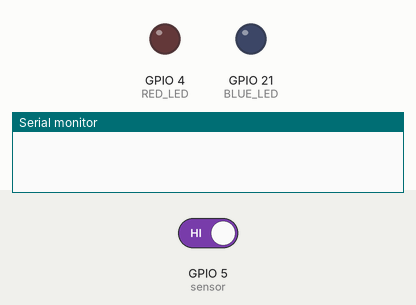
This sketch was run on a simulated ESP32. Shown: output pins drawn as LEDs (lit = HIGH), the last lines printed to the serial monitor. The test bench sets the inputs (shaded band); at power-on: GPIO 5 (sensor) HIGH.

Above: at 0.0 s.
At 1.3 s:
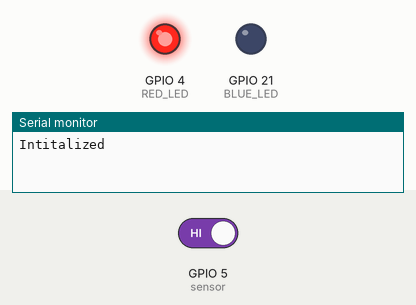
1.4 s: GPIO 5 (sensor) driven LOW
At 1.55 s:
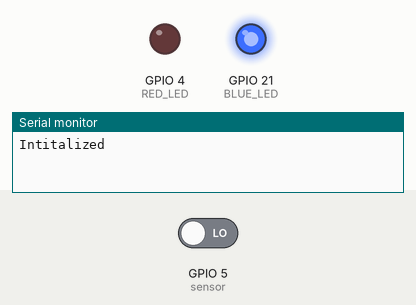
Timing chart, 0 to 4.4 s (numbered marks = the images above; inputs shaded):
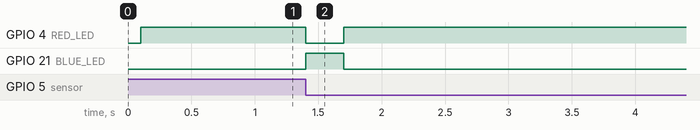

Measured:
- after the input at 1.4 s, GPIO 4 (RED_LED): HIGH → LOW at once, → HIGH 0.30 s later; GPIO 21 (BLUE_LED): LOW → HIGH at once, → LOW 0.30 s later

The sketch:

hall_intterupt.ino
```cpp
const int sensor = 5;
volatile int count = 0;
#define BLUE_LED 21
#define RED_LED 4

// Fault check
unsigned long lastCheck = 0;
const unsigned long CHECK_INTERVAL = 5000;  // every 5 seconds

void onMagnet() {
  digitalWrite(BLUE_LED, HIGH);
  digitalWrite(RED_LED, LOW);
  count++;
  delay(300);
}

void setup() {
  Serial.begin(9600);
  pinMode(sensor, INPUT_PULLUP);
  pinMode(RED_LED, OUTPUT);
  pinMode(BLUE_LED, OUTPUT);
  attachInterrupt(digitalPinToInterrupt(sensor), onMagnet, FALLING);
  delay(100);
  Serial.println("Intitalized");
}

void loop() {
  unsigned long now = millis();

  digitalWrite(RED_LED, HIGH);
  digitalWrite(BLUE_LED, LOW);

  if (now - lastCheck >= CHECK_INTERVAL) {
    lastCheck = now;
    Serial.println(count);
  }
}
```
